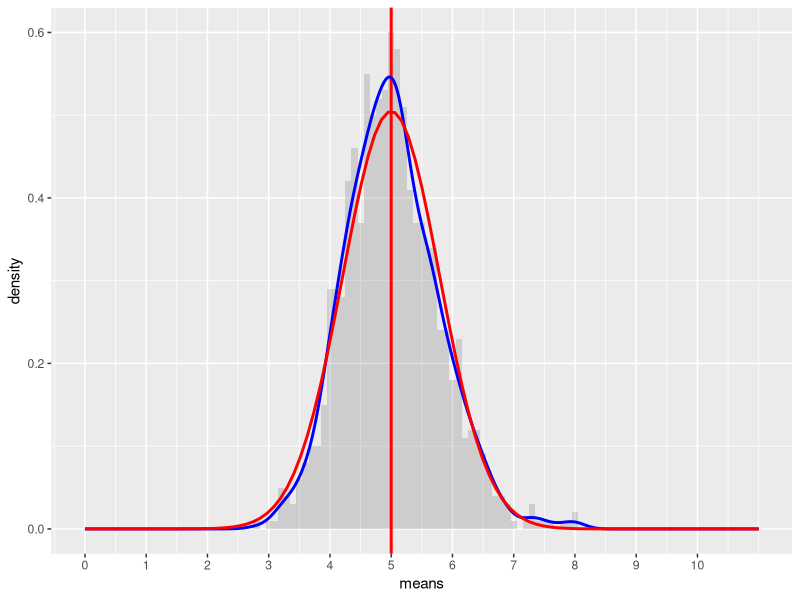
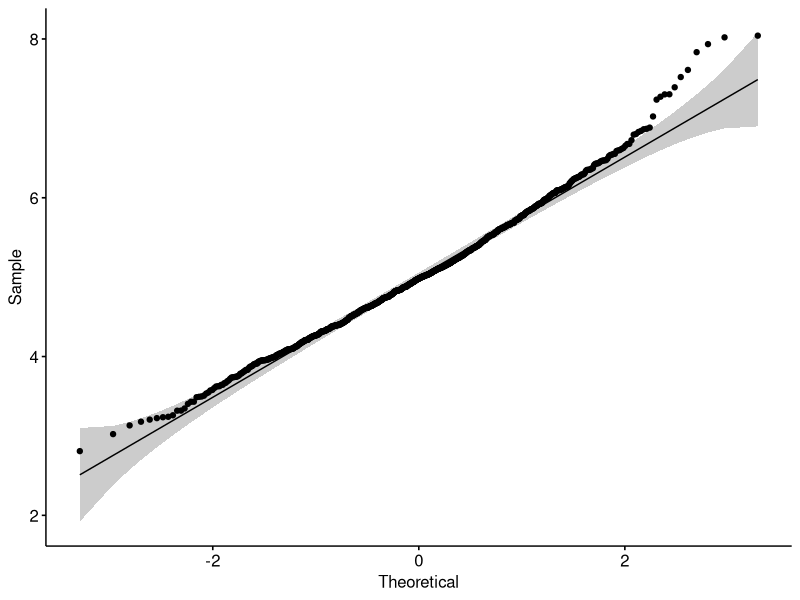
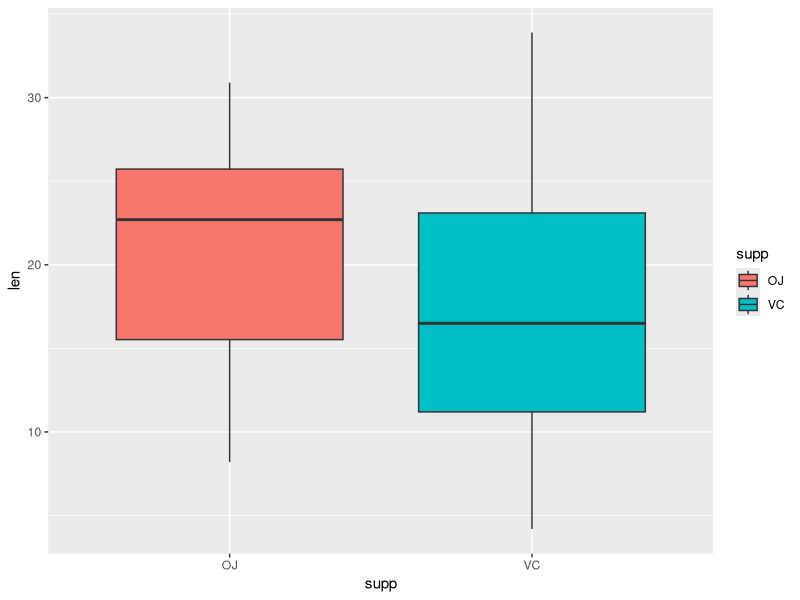
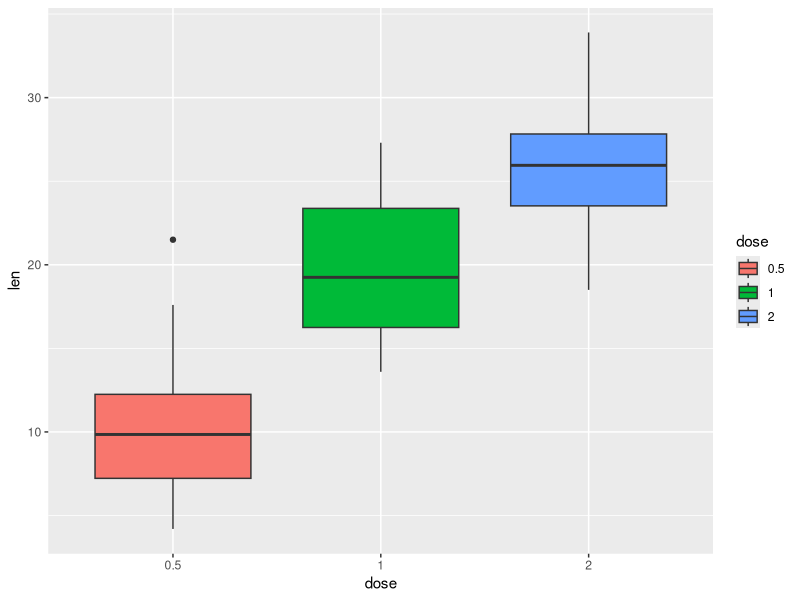
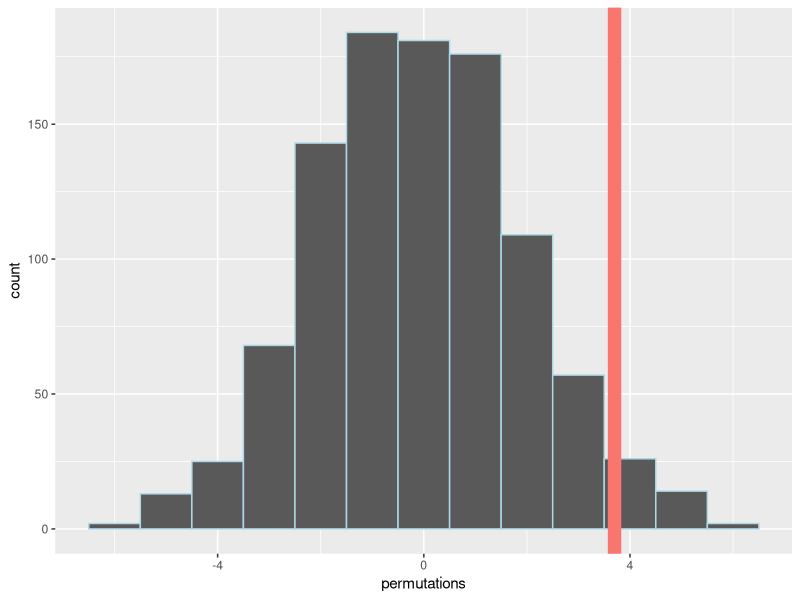

These figures' R source, in order:
#Final project for Statistical Inference by Jose Ramon Pineda

library(tidyverse)
library(ggpubr)

#PART 1

lambda <-  0.2
n <- 40
sim <- 1000
set.seed(seed = 421)
mu <- 1/lambda

#To begin, we expect a mean of 5 (1/lambda)

test <- replicate(sim, rexp(n, lambda))
meantest <- data.frame(means = apply(test, 2, mean))

#Sample mean turns out to be close to the expected 5 at 5.02

var <- ((1/lambda)/sqrt(n))^2
testvar <- var(meantest$means)
testvar

#We see that the expected variance (6.25) is a bit higher than the 
#variance we got in the test (5.99)

ggplot(data = meantest, aes(x = means)) + 
  geom_histogram(binwidth=0.1, aes(y=..density..), alpha=0.2) + 
  geom_vline(xintercept = mu, size=1, colour="red") + 
  geom_density(colour="blue", size=1) +
  scale_x_continuous(breaks=seq(mu-5,mu+5,1), limits=c(mu-5,mu+6))  +
  stat_function(fun = dnorm, args = list(mean = mu , sd = sqrt(var)), colour = "red", size=1) 

#Graphically this seems like a normal distribution, but lets run a Shapiro test to confirm

shapiro.test(meantest$means)

#It seems the p value is extremely small, so we reject the Ho that this is normally distributed

#We also run a qqplot to visualize this some more. We see then that some of the points on the right tail
#fall outside the confidence interval testing normality, which explains the Shapiro test results


ggqqplot(meantest$means)

#######################################################################

#PART 2

tooth <- ToothGrowth

#This dataset contains information on:
#The Effect of Vitamin C on Tooth Growth in Guinea Pigs
# Vitamins were administered via orange juice (OJ) or ascorbic acid (VC)

g <- ggplot(tooth, aes(x = supp, y = len, fill = supp))
g +geom_boxplot()

tooth$dose <- as.factor(tooth$dose)

h <- ggplot(tooth, aes(x = dose, y = len, fill = dose))
h +geom_boxplot()

#We can tell from our early graphs that VC seems to have a weaker effect on len than
#if OC was administered. Also, unsurprisingly, if the dose is higher the effect is larger

#We will use the techniques learned in the lectures going forward

group <- as.character(tooth$supp)
testStat <- function(w, g) mean (w[g=="OJ"]) - mean (w[g =="VC"])
observedStat <- testStat(tooth$len, group)
observedStat

#The observed difference between groups is 3.7 in length in favor of OC

permutations <- sapply(1:1000, function(i) testStat (tooth$len, sample(group)))
mean(permutations > observedStat)

#After 1000 permutations we found 3% of the datasets that were larger than the original data
# The p - value is small though still, so we reject the null hypothesis at an alpha of 0.05

ggplot()+aes(permutations)+geom_histogram(binwidth=1, color="lightblue")+
    geom_vline(aes(xintercept=3.7, color="red", size =0.05), show.legend = FALSE)

# From our histogram we see that most observations fall below that mean we calculated of 3.7.
# So a 0 mean difference is very unlikely.

# Next let's build the Confidence intervals and p - values of our observations
#based on supplement

g1 <- tooth$len[1:30]; g2 <- tooth$len[31:60]
difference <-  g2 - g1

t.test(difference, paired = FALSE)


#Based on this we see we have our confidence interval and a very low p value
# of 0.0025 which implies that OJ has a more positive effect on length than VC
# of 1.41 to 5.99 in 95% of cases

#Now we do the same for dose for both supplements separately

h1oj <- tooth %>% 
      filter(supp == "OJ") %>% 
      arrange(dose) %>% 
      slice(1:10) %>% 
      select(len)

h2oj <- tooth %>% 
  filter(supp == "OJ") %>% 
  arrange(dose) %>% 
  slice(11:20) %>%
  select(len)

h3oj <- tooth %>%
  filter(supp == "OJ") %>% 
  arrange(dose) %>% 
  slice(21:30) %>% 
  select(len)

difference2oj <- h3oj-h2oj

t.test(difference2oj, paired = FALSE)

difference3oj <- h2oj-h1oj

t.test(difference3oj, paired = FALSE)

#In the case of OJ it seems that the p value is a bit higher when comparing a dose of 2 with 1
#With a possibility that there is no noticeable effect (lower CI goes below 0)
#which passes the p-test at 10%. Whereas for doses of 1 to 0.5 the effect is clearly
#positive, with a very low p-value and high CI.

h1vc <- tooth %>% 
  filter(supp == "VC") %>% 
  arrange(dose) %>% 
  slice(1:10) %>% 
  select(len)

h2vc <- tooth %>% 
  filter(supp == "VC") %>% 
  arrange(dose) %>% 
  slice(11:20) %>%
  select(len)

h3vc <- tooth %>% 
  filter(supp == "VC") %>% 
  arrange(dose) %>% 
  slice(21:30) %>% 
  select(len)

difference2vc <- h3vc-h2vc

t.test(difference2vc, paired = FALSE)

difference3vc <- h2vc-h1vc

t.test(difference3vc, paired = FALSE)

#As for VC we can see that increased dosing has a very statstically significant positive effect
#on length, with high/positive CI and p-values that are extremely low. The Ho is rejected.




